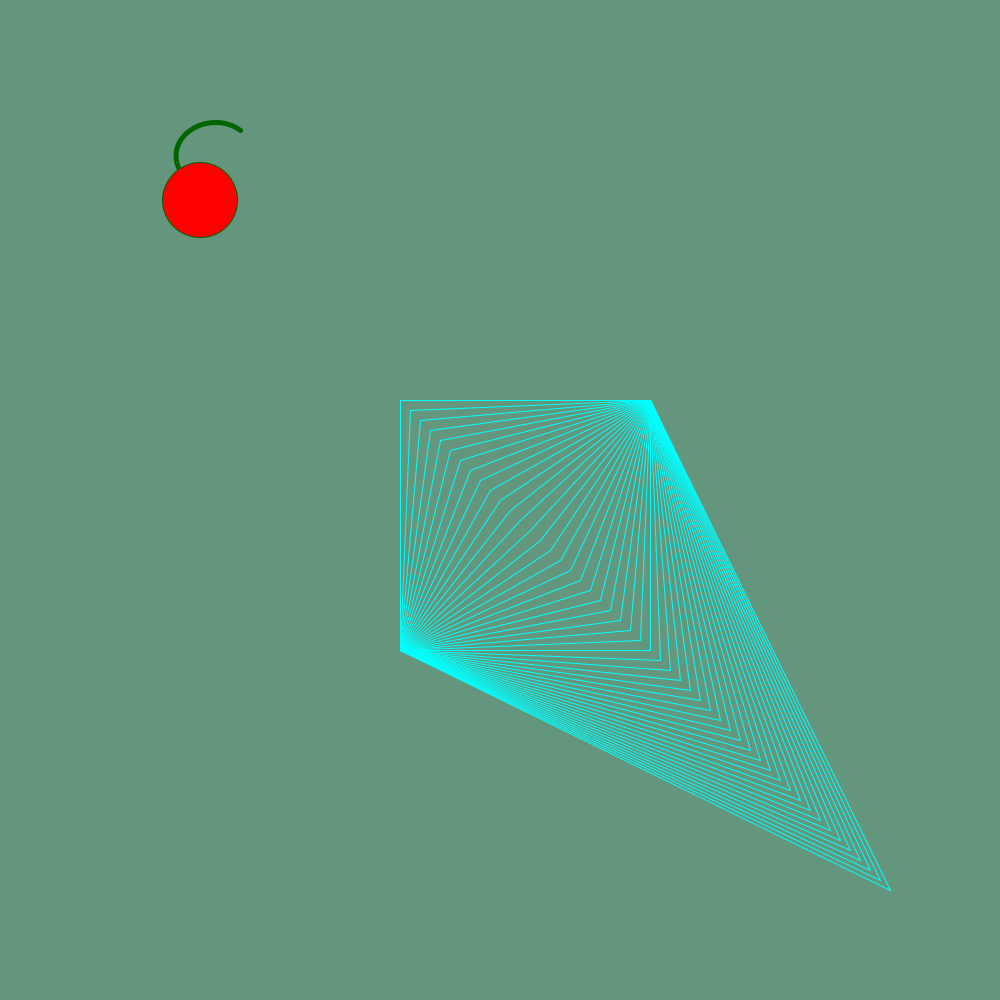
Frame 1 (no input)
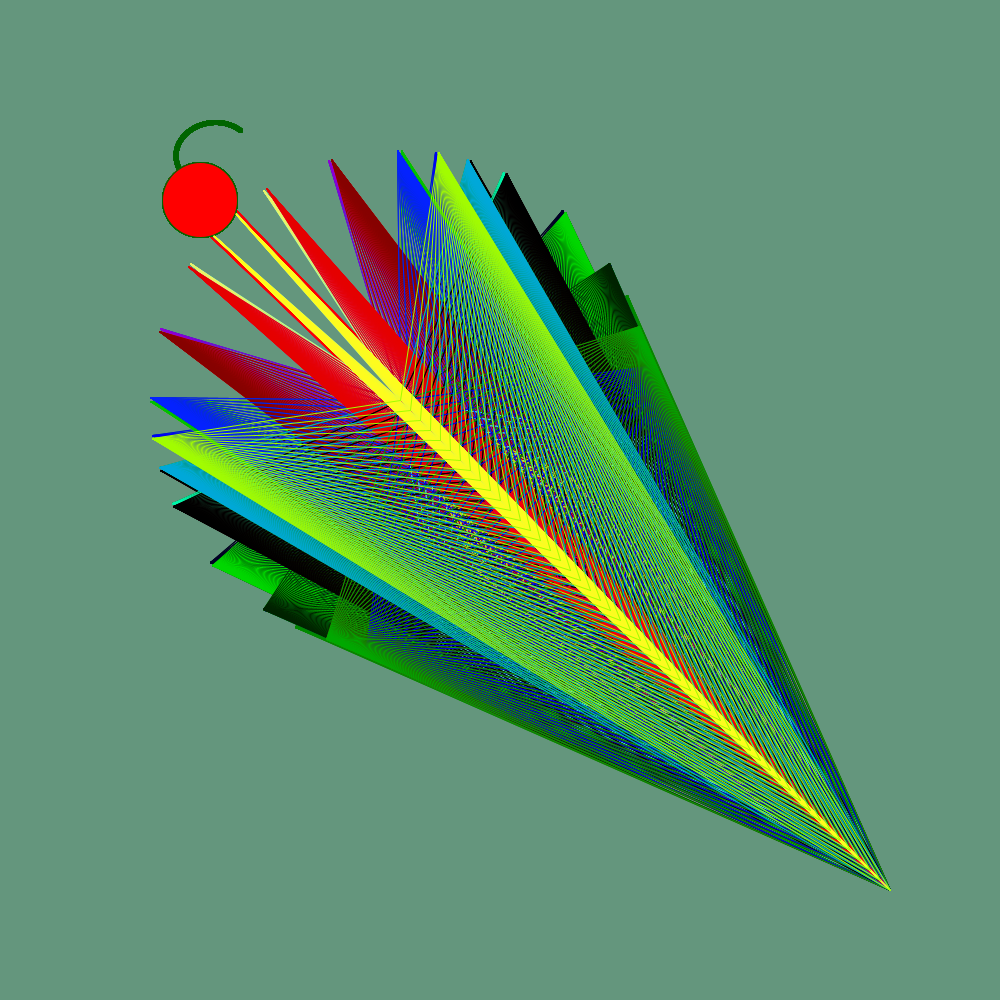
Frame 60 (the mouse pressed at the canvas centre just before this capture)
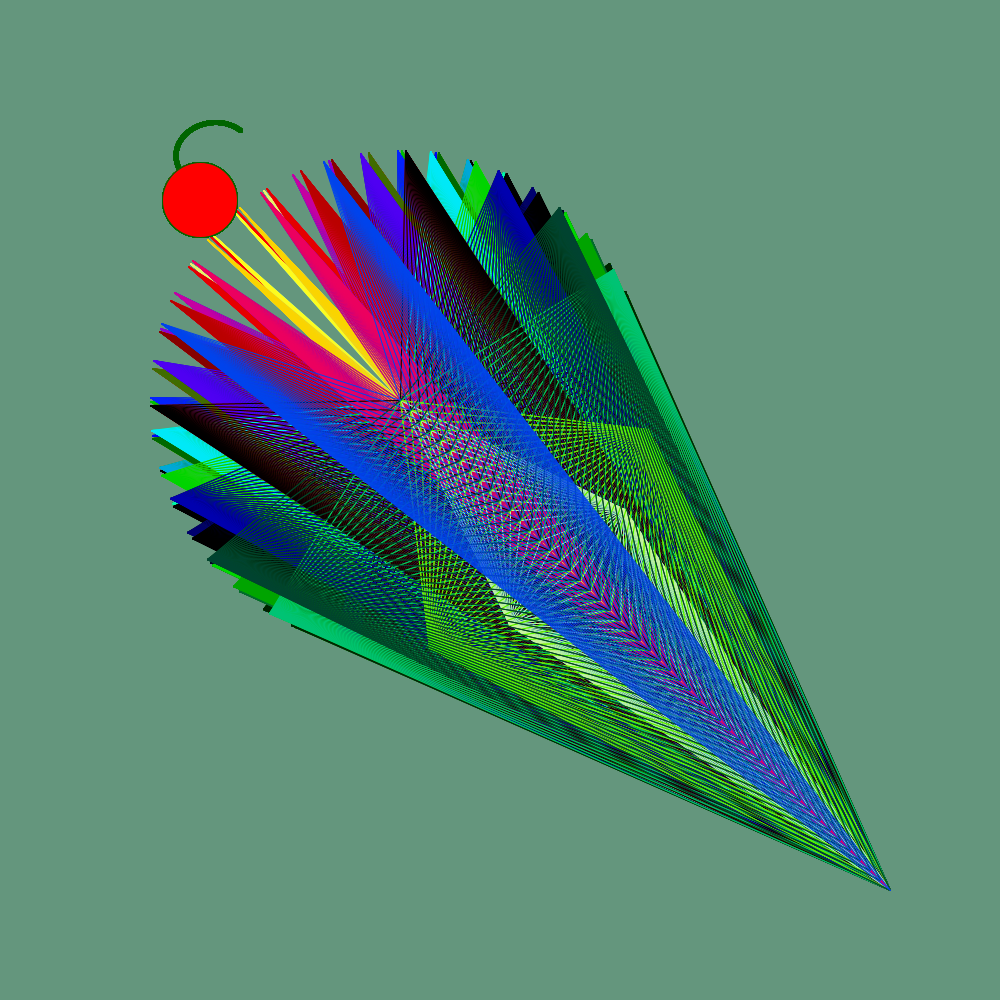
Frame 120 (the mouse held since frame 60 and released just before this capture)

The Processing sketch that drew these frames (run headless with seeded random() and noise(); from frame 60 on, the mouse is pressed at the canvas centre):

// Processing sketch: Cornetto_Trilogy
// ── Cornetto_Trilogy.pde
int x = 0;
int y = 0;
int r = 0;
int g = 0;
int b = 0;
int o = 1000;
void setup() {
  size(1000, 1000);
  background(100, 150, 125);
}

void draw() {
    
    noFill();
    strokeWeight(5);
    stroke(0, 100, 0);
    arc(215,156,78,67,15,18,14);
    
stroke(0, 100, 0);
  fill(255, 0, 0);
  strokeWeight(1);
  circle(200, 200, 75);
  
  o = o - 1;
    stroke(0 + 255 * sin(r/1), 0 + 255 * cos(g/3), 0 + 255 * cos(b/1),o);
    r = r + 1;
    g = g + 1;
    b = b + 1;
    translate(400, 400);
    x = x + 1;
    y = y + 1;
for(int a = 0; a < 500; a = a + 10){
  line(a, a, 0 + 250 * cos(x/2), 0 + 250 * sin(y/2));
  line(a, a, 0 + 250 * sin(x/2), 0 + 250 * cos(y/2));
}
}

void keyPressed(){
 save("Cornetto Trilogy.png"); 
}
